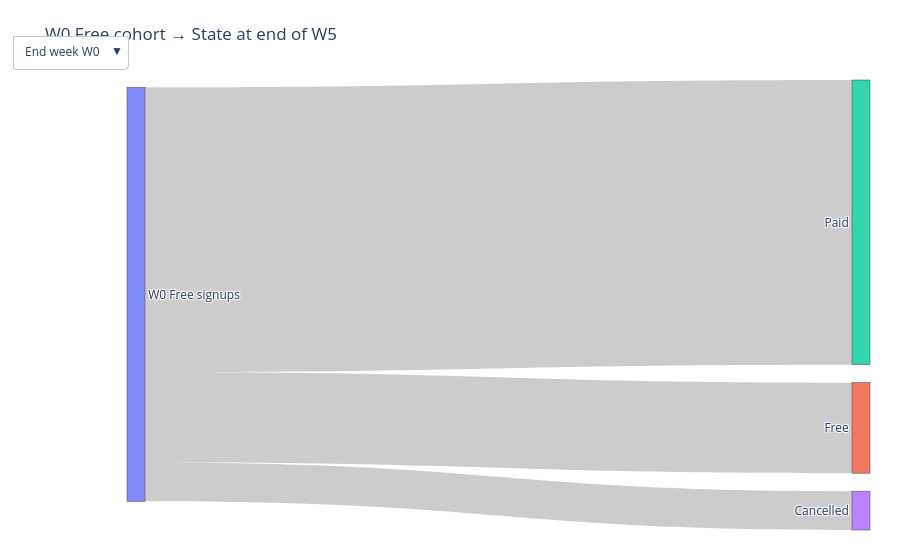

Write notebook code for a chart like this one.
### Code cell
# Q3) Free → Paid conversion (W0 cohort) + Sankey with dropdown for end-week (e.g., W5)
# Cohort: users who SIGNED UP in W0 (week starting 2025-03-03) AND started as Free.
# For a selected end week Wx, we classify each user at END OF WEEK (last status/plan in that week):
#   - If end_week_status == "Cancelled"  -> "Cancelled"
#   - Else if end_week_plan == "Paid"    -> "Paid"
#   - Else                                "Free"   (default)
#
# Sankey shows: "W0 Free signups" -> (Free, Paid, Cancelled) at the selected end week.
# Dropdown lets you pick end week W0..W7.

import pandas as pd
import numpy as np
import plotly.graph_objects as go


BASE_WEEK_START = pd.Timestamp("2025-03-03")  # W0 start (Monday)
N_WEEKS = 8

# -----------------------------
# 1) Load + clean
# -----------------------------
df = pd.read_csv(DATA_PATH)

df["userid"] = df["userid"].astype(str).str.strip()
df["date"] = pd.to_datetime(df["date"], errors="coerce", format="mixed")
df["startdate"] = pd.to_datetime(df["startdate"], errors="coerce", format="mixed")

df["plan"] = df["plan"].astype(str).str.strip().str.title()
df.loc[~df["plan"].isin(["Free", "Paid"]), "plan"] = np.nan

df["Status"] = df["Status"].astype(str).str.strip().str.title()
df.loc[~df["Status"].isin(["Active", "Cancelled"]), "Status"] = np.nan

df = df.dropna(subset=["userid", "date", "startdate"]).copy()
df = df.sort_values(["userid", "date"]).copy()

def week_start_monday(ts: pd.Timestamp) -> pd.Timestamp:
    ts = ts.normalize()
    return ts - pd.Timedelta(days=ts.weekday())

# -----------------------------
# 2) User-level dimension: cohort week + start plan
# -----------------------------
user_start = (
    df.groupby("userid", as_index=False)
      .agg(start_effective=("startdate", "min"))
)

user_start["signup_week_start"] = user_start["start_effective"].apply(week_start_monday)
user_start["cohort_week"] = ((user_start["signup_week_start"] - BASE_WEEK_START) / pd.Timedelta(days=7)).astype(int)

# Keep only users in W0..W7 horizon (optional)
user_start = user_start[user_start["cohort_week"].between(0, N_WEEKS-1)].copy()
df = df[df["userid"].isin(set(user_start["userid"]))].copy()

user_first_event = (
    df.sort_values(["userid", "date"])
      .groupby("userid", as_index=False)
      .first()[["userid", "plan"]]
      .rename(columns={"plan": "start_plan"})
)
user_first_event["start_plan"] = user_first_event["start_plan"].where(
    user_first_event["start_plan"].isin(["Free", "Paid"]), "Unknown"
)

user_dim = user_start.merge(user_first_event, on="userid", how="left")

# -----------------------------
# 3) Define the W0 Free-starter cohort
# -----------------------------
w0_free_users = set(
    user_dim.loc[(user_dim["cohort_week"] == 0) & (user_dim["start_plan"] == "Free"), "userid"]
)
print("W0 Free starters:", len(w0_free_users))

# -----------------------------
# 4) Compute end-of-week plan & status per user per week (0..7)
#     - Use LAST record in the week (after sorting by date)
#     - Forward-fill across weeks so state persists if a week has no records
# -----------------------------
# Map each row to its week_end (Sunday) and week_idx
week_ends = [BASE_WEEK_START + pd.Timedelta(days=6 + 7*i) for i in range(N_WEEKS)]
week_end_set = set(week_ends)
week_end_to_idx = {we: i for i, we in enumerate(week_ends)}

# Sunday week_end for each date
df["week_end"] = (df["date"] - pd.to_timedelta(df["date"].dt.weekday, unit="D") + pd.Timedelta(days=6)).dt.normalize()
df = df[df["week_end"].isin(week_end_set)].copy()
df["week_idx"] = df["week_end"].map(week_end_to_idx)

# Restrict to cohort users (W0 Free)
d = df[df["userid"].isin(w0_free_users)].copy()
d = d.sort_values(["userid", "week_idx", "date"])

# Last plan/status within each week (end-of-week snapshot from event logs)
snap = (
    d.groupby(["userid", "week_idx"], as_index=False)
     .agg(end_week_plan=("plan", "last"),
          end_week_status=("Status", "last"))
)

# Expand full grid to include missing weeks per user
all_users = sorted(w0_free_users)
grid = pd.MultiIndex.from_product([all_users, range(N_WEEKS)], names=["userid", "week_idx"]).to_frame(index=False)
snap = grid.merge(snap, on=["userid", "week_idx"], how="left").sort_values(["userid", "week_idx"])

# Forward-fill across weeks (state persists)
snap["end_week_plan"] = snap.groupby("userid")["end_week_plan"].ffill()
snap["end_week_status"] = snap.groupby("userid")["end_week_status"].ffill()

# Normalize unknowns
snap["end_week_plan"] = snap["end_week_plan"].where(snap["end_week_plan"].isin(["Free", "Paid"]), "Free")
snap["end_week_status"] = snap["end_week_status"].where(snap["end_week_status"].isin(["Active", "Cancelled"]), "Active")

# -----------------------------
# 5) Classify final state for a given end week
# -----------------------------
def classify_state(plan: str, status: str) -> str:
    if status == "Cancelled":
        return "Cancelled"
    if plan == "Paid":
        return "Paid"
    return "Free"

def counts_for_week(week_idx: int):
    s = snap[snap["week_idx"] == week_idx].copy()
    s["state"] = [classify_state(p, st) for p, st in zip(s["end_week_plan"], s["end_week_status"])]
    counts = s["state"].value_counts().to_dict()
    free_n = int(counts.get("Free", 0))
    paid_n = int(counts.get("Paid", 0))
    canc_n = int(counts.get("Cancelled", 0))
    return free_n, paid_n, canc_n

# Conversion count/rate by selected week: Paid OR (optionally) ever paid up to that week.
# Here: "converted by week Wx" = end-of-week state is Paid at Wx.
def conversion_by_week(week_idx: int):
    _, paid_n, _ = counts_for_week(week_idx)
    cohort_n = len(w0_free_users)
    rate = paid_n / cohort_n if cohort_n else np.nan
    return paid_n, rate

# -----------------------------
# 6) Build Sankey with dropdown
# -----------------------------
nodes = [
    "W0 Free signups",
    "Free", "Paid", "Cancelled"
]
node_idx = {n: i for i, n in enumerate(nodes)}

def sankey_links_for_week(week_idx: int):
    free_n, paid_n, canc_n = counts_for_week(week_idx)
    source = [node_idx["W0 Free signups"]] * 3
    target = [node_idx["Free"], node_idx["Paid"], node_idx["Cancelled"]]
    value  = [free_n, paid_n, canc_n]
    return source, target, value

# Default view: W5 if available else last week
default_week = 5 if N_WEEKS > 5 else (N_WEEKS - 1)

src0, tgt0, val0 = sankey_links_for_week(default_week)
paid_conv, conv_rate = conversion_by_week(default_week)
print(f"By end of W{default_week}: Converted to Paid = {paid_conv} / {len(w0_free_users)} ({conv_rate*100:.1f}%)")

fig = go.Figure(data=[go.Sankey(
    node=dict(label=nodes, pad=18, thickness=18),
    link=dict(source=src0, target=tgt0, value=val0)
)])

buttons = []
for w in range(N_WEEKS):
    src, tgt, val = sankey_links_for_week(w)
    paid_conv, conv_rate = conversion_by_week(w)
    title = (
        f"W0 Free cohort → State at end of W{w} | "
        f"Paid (converted) = {paid_conv}/{len(w0_free_users)} ({(conv_rate*100 if len(w0_free_users) else 0):.1f}%)"
    )
    buttons.append(dict(
        label=f"End week W{w}",
        method="update",
        args=[
            {"link": [{"source": src, "target": tgt, "value": val}]},
            {"title": title}
        ],
    ))

fig.update_layout(
    title=f"W0 Free cohort → State at end of W{default_week}",
    font_size=12,
    margin=dict(t=80, l=30, r=30, b=30),
    updatemenus=[dict(
        type="dropdown",
        x=0.0,
        y=1.1,
        buttons=buttons
    )]
)

fig.show()

### Figure 1 — Plotly figure (JSON) as saved in the notebook; plotly's stock layout.template omitted (floating-point values rounded to 4 significant figures)
{"data": [{"link": {"source": [0, 0, 0], "target": [1, 2, 3], "value": [7, 22, 3]}, "node": {"label": ["W0 Free signups", "Free", "Paid", "Cancelled"], "pad": 18, "thickness": 18}, "type": "sankey"}], "layout": {"font": {"size": 12}, "margin": {"b": 30, "l": 30, "r": 30, "t": 80}, "title": {"text": "W0 Free cohort → State at end of W5"}, "updatemenus": [{"buttons": [{"args": [{"link": [{"source": [0, 0, 0], "target": [1, 2, 3], "value": [29, 2, 1]}]}, {"title": "W0 Free cohort → State at end of W0 | Paid (converted) = 2/32 (6.2%)"}], "label": "End week W0", "method": "update"}, {"args": [{"link": [{"source": [0, 0, 0], "target": [1, 2, 3], "value": [22, 9, 1]}]}, {"title": "W0 Free cohort → State at end of W1 | Paid (converted) = 9/32 (28.1%)"}], "label": "End week W1", "method": "update"}, {"args": [{"link": [{"source": [0, 0, 0], "target": [1, 2, 3], "value": [14, 11, 7]}]}, {"title": "W0 Free cohort → State at end of W2 | Paid (converted) = 11/32 (34.4%)"}], "label": "End week W2", "method": "update"}, {"args": [{"link": [{"source": [0, 0, 0], "target": [1, 2, 3], "value": [12, 16, 4]}]}, {"title": "W0 Free cohort → State at end of W3 | Paid (converted) = 16/32 (50.0%)"}], "label": "End week W3", "method": "update"}, {"args": [{"link": [{"source": [0, 0, 0], "target": [1, 2, 3], "value": [9, 19, 4]}]}, {"title": "W0 Free cohort → State at end of W4 | Paid (converted) = 19/32 (59.4%)"}], "label": "End week W4", "method": "update"}, {"args": [{"link": [{"source": [0, 0, 0], "target": [1, 2, 3], "value": [7, 22, 3]}]}, {"title": "W0 Free cohort → State at end of W5 | Paid (converted) = 22/32 (68.8%)"}], "label": "End week W5", "method": "update"}, {"args": [{"link": [{"source": [0, 0, 0], "target": [1, 2, 3], "value": [11, 19, 2]}]}, {"title": "W0 Free cohort → State at end of W6 | Paid (converted) = 19/32 (59.4%)"}], "label": "End week W6", "method": "update"}, {"args": [{"link": [{"source": [0, 0, 0], "target": [1, 2, 3], "value": [10, 20, 2]}]}, {"title": "W0 Free cohort → State at end of W7 | Paid (converted) = 20/32 (62.5%)"}], "label": "End week W7", "method": "update"}], "type": "dropdown", "x": 0, "y": 1.1}]}}
